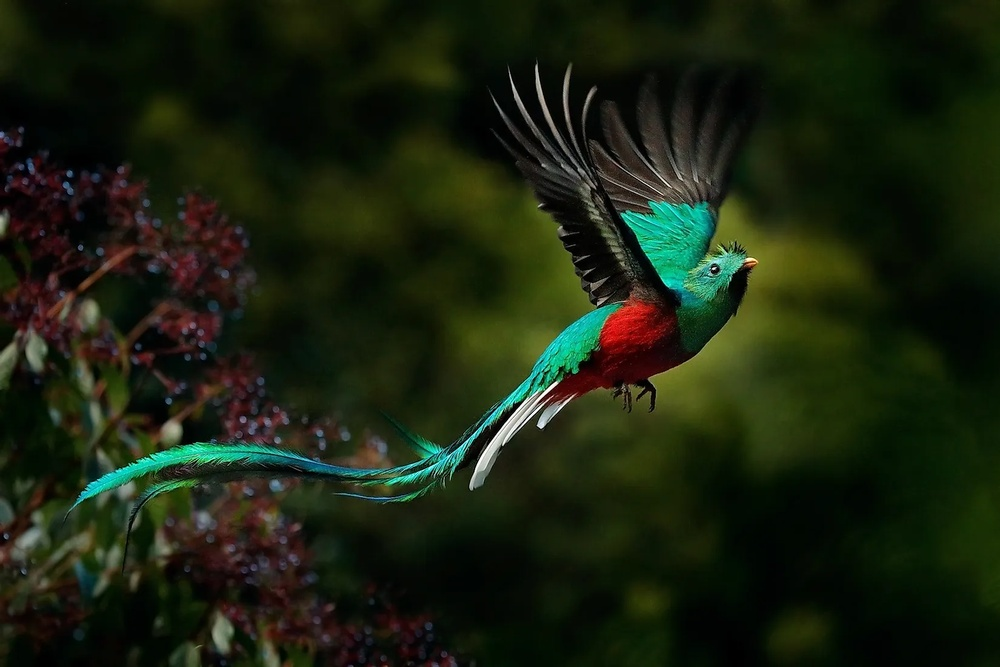
#> input picture histogram_of_GrayImage/paradise.jpg, 1000 x 667 px, shrunk from 1650 x 1100 before the run
$ python assignment8.py
#> lines starting #> are read from the running program, lines starting #| are printed output that depends on the picture
#> further down, img is the input picture: shape (667, 1000, 3); mean B, G, R 15.3, 34.1, 25.3
import cv2
import numpy as np
import matplotlib.pyplot as plt


def channelExtract(img):
    row, col, channel = img.shape
#> row = 667; col = 1000; channel = 3

    r_chan = np.zeros((row, col), dtype=np.uint8)
    g_chan = np.zeros((row, col), dtype=np.uint8)
    b_chan = np.zeros((row, col), dtype=np.uint8)

    for i, row in enumerate(img):
        for j, col in enumerate(row):
            b, g, r = col

            r_chan[i, j] = r
            g_chan[i, j] = g
            b_chan[i, j] = b
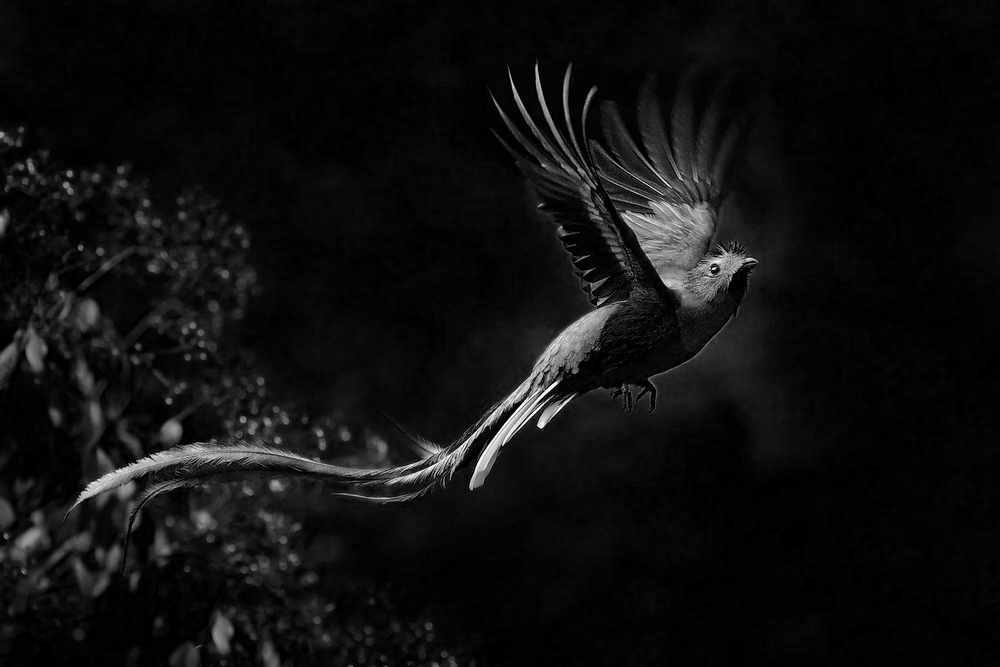
#> b_chan: shape (667, 1000); min 0, max 255, mean 15.3
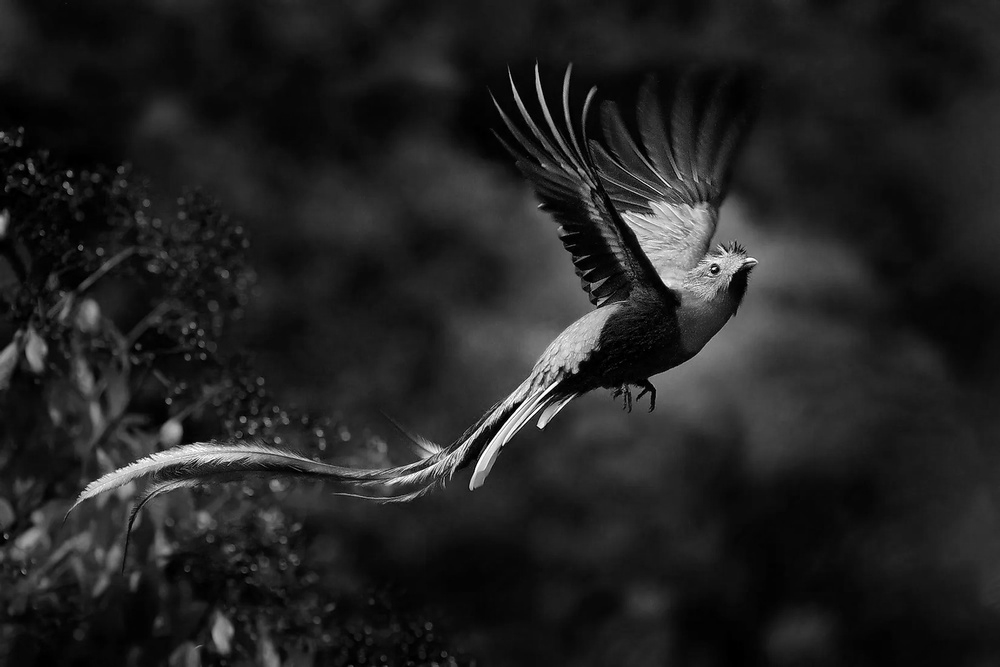
#> g_chan: shape (667, 1000); min 0, max 255, mean 34.1
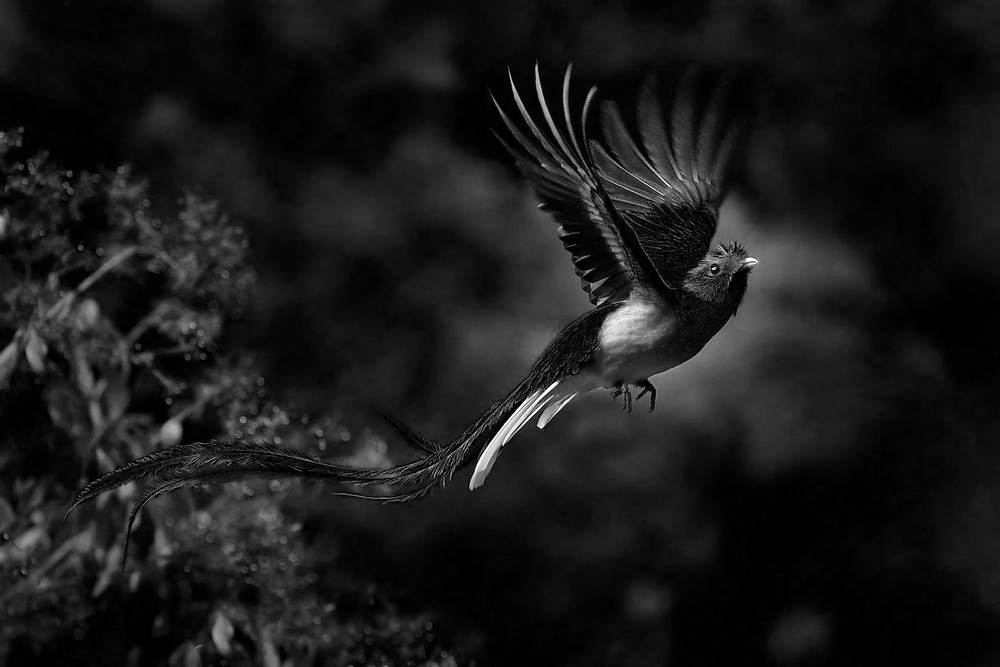
#> r_chan: shape (667, 1000); min 0, max 255, mean 25.3

    return [b_chan, g_chan, r_chan]


def greyConversion(b, g, r):
    row, col = b.shape
#> row = 667; col = 1000
    grey_chan = np.zeros((row, col), dtype=np.uint8)

    for i in range(row):
        for j in range(col):
            grey_chan[i, j] = r[i, j] * 0.3 + g[i, j] * 0.59 + b[i, j] * 0.11
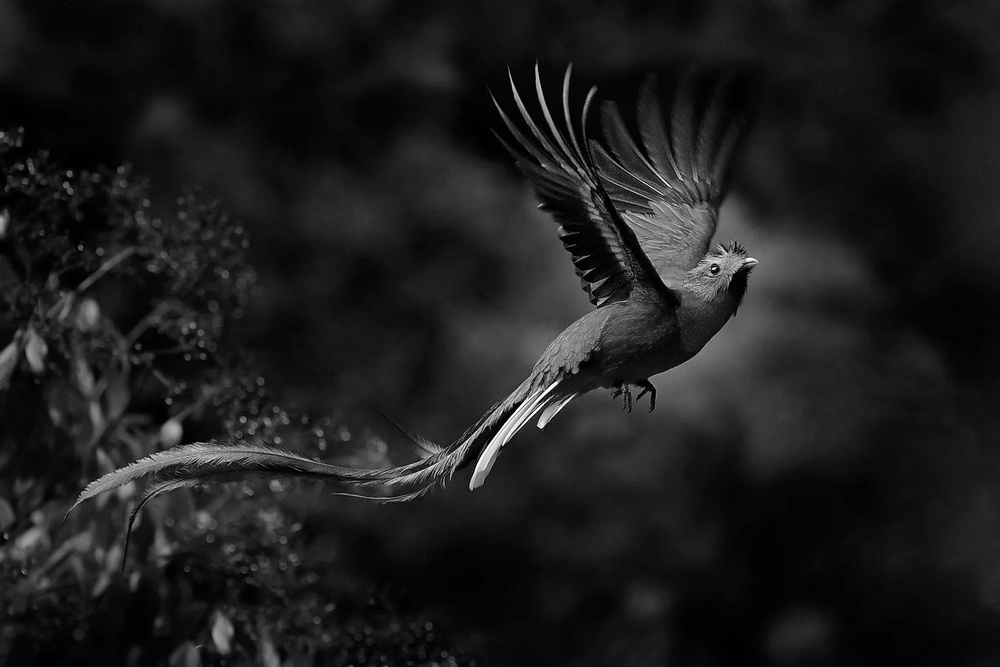
#> grey_chan: shape (667, 1000); min 0, max 255, mean 29

    return grey_chan


def histogram(grey_image):
    row, col = grey_image.shape
#> row = 667; col = 1000
    hist = np.zeros(256, dtype=np.uint8)
    for i in range(row):
        for j in range(col):
            hist[grey_image[i, j]] += 1
    return hist


img = cv2.imread("paradise.jpg")
b, g, r = channelExtract(img)
greyImage = greyConversion(b, g, r)
hist = histogram(greyImage)
#> hist = 256 values, max 249 at index 3, min 0 at index 36, mean 90.47

fig = plt.figure(figsize=(17, 12))
pltX = 2
pltY = 1

fig.add_subplot(pltX, pltY, 1)
plt.imshow(greyImage, cmap="gray")
plt.axis("off")
plt.title("grey image")

fig.add_subplot(pltX, pltY, 2)
plt.bar(np.arange(len(hist)), hist)
plt.title("histogram")

plt.show()
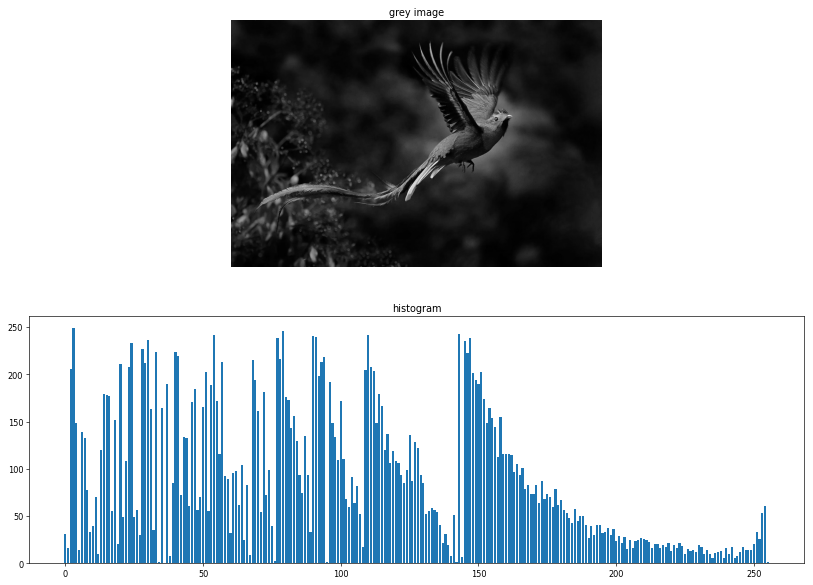
#> figure drawn by matplotlib, 2 panels; panel 2: tallest bar 249 high, from x = 2.6 to 3.4
